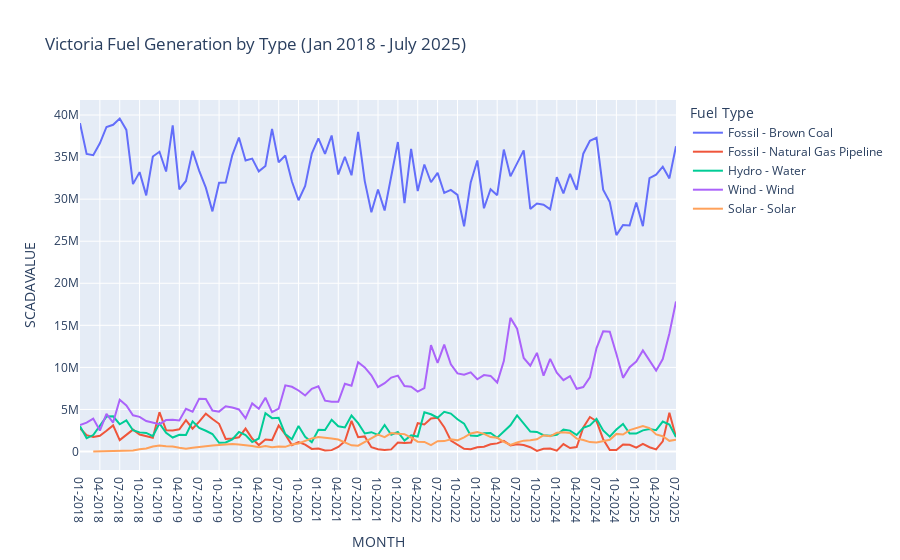

Write notebook code for a chart like this one.
### Code cell
px.line(vic_fuel_generation_agg, x = 'MONTH', y = 'SCADAVALUE', color = 'Fuel Type', title = 'Victoria Fuel Generation by Type (Jan 2018 - July 2025)')
